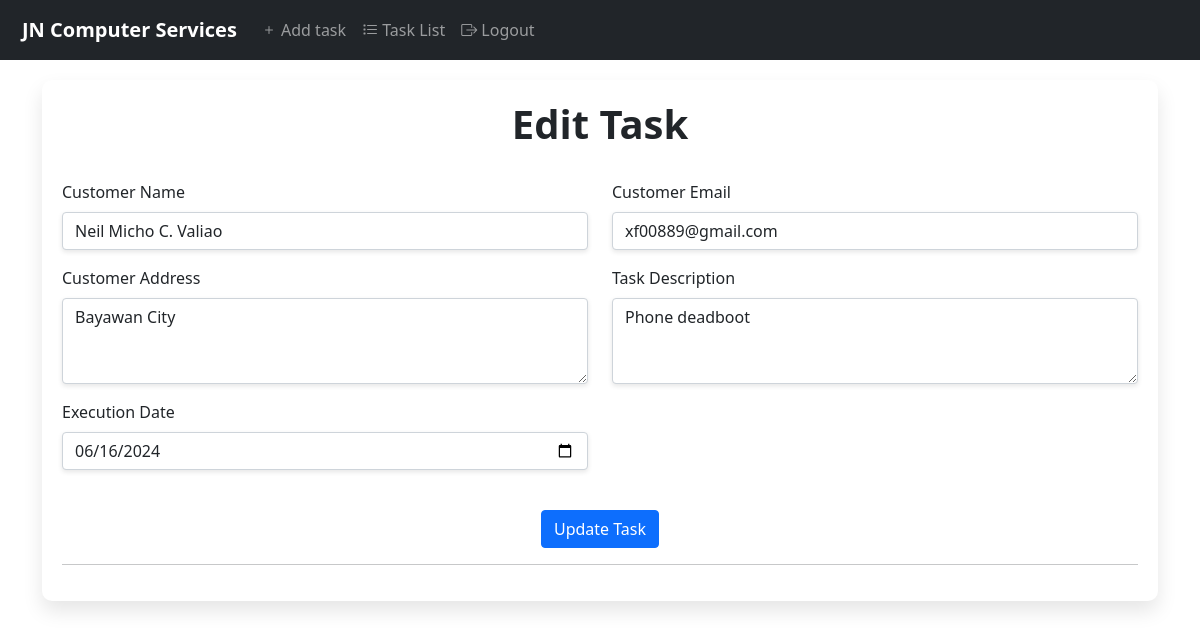
/edit_task_form.php?id=5 (signed in), run on the app's committed database.
### tables this page shows
CREATE TABLE `tasks` (
  `id` int(11) NOT NULL,
  `task_description` varchar(255) NOT NULL,
  `customer_name` varchar(100) NOT NULL,
  `customer_email` varchar(100) NOT NULL,
  `customer_address` varchar(255) NOT NULL,
  `status` varchar(50) NOT NULL,
  `execution_date` date NOT NULL,
  `created_at` timestamp NOT NULL DEFAULT current_timestamp()
);

### edit_task_form.php (the view, shortened to what this page needs)
<!DOCTYPE html>
<html lang="en">
<head>
    <link rel="stylesheet" href="https://stackpath.bootstrapcdn.com/bootstrap/5.0.0-alpha1/css/bootstrap.min.css">
    <link href="https://cdn.jsdelivr.net/npm/bootstrap-icons/font/bootstrap-icons.css" rel="stylesheet">
</head>
<body>
    <nav class="navbar navbar-expand-lg navbar-dark bg-dark sticky-top">
        <div class="container-fluid">
            <a class="navbar-brand" href="tasks.php" style="font-weight: bold;">JN Computer Services</a>
            <div class="collapse navbar-collapse" id="navbarNav">
                <ul class="navbar-nav ml-auto">
                    <li class="nav-item">
                        <a class="nav-link <?php echo basename($_SERVER['PHP_SELF']) == 'index.php' ? 'active' : ''; ?>"
                            href="index.php"><i class="bi bi-plus"></i> Add task</a>
                    </li>
                    <li class="nav-item">
                        <a class="nav-link <?php echo basename($_SERVER['PHP_SELF']) == 'tasks.php' ? 'active' : ''; ?>"
                            href="tasks.php"><i class="bi bi-list-task"></i> Task List</a>
                    </li>
                    <li class="nav-item">
                        <a class="nav-link <?php echo basename($_SERVER['PHP_SELF']) == 'logout.php' ? 'active' : ''; ?>"
                            href="logout.php"><i class="bi bi-box-arrow-right"></i> Logout</a>
                    </li>
                </ul>
            </div>
        </div>
    </nav>
    <div class="container">
        <div class="custom-container">
            <h1 class="text-center" style="font-weight: bold;">Edit Task</h1><br>
            <?php
            include 'db.php';
            $conn = new mysqli($servername, $dbusername, $dbpassword, $dbname);
            if (isset($_GET['id'])) {
                $task_id = $_GET['id'];
                $sql = "SELECT * FROM tasks WHERE id='$task_id'";
                $result = $conn->query($sql);
                if ($result->num_rows > 0) {
                    $row = $result->fetch_assoc();
                    ?>
                    <form id="editTaskForm" action="edit_task.php" method="post">
                        <div class="row">
                            <div class="col-md-6 mb-3">
                                <label for="customer_name" class="form-label">Customer Name</label>
                                <input type="text" class="form-control" id="customer_name" name="customer_name"
                                    value="<?php echo $row['customer_name']; ?>" required>
                            </div>
                            <div class="col-md-6 mb-3">
                                <label for="customer_email" class="form-label">Customer Email</label>
                                <input type="email" class="form-control" id="customer_email" name="customer_email"
                                    value="<?php echo $row['customer_email']; ?>" required>
                            </div>
                        </div>
                        <div class="row">
                            <div class="col-md-6 mb-3">
                                <label for="customer_address" class="form-label">Customer Address</label>
                                <textarea class="form-control" id="customer_address" name="customer_address" rows="3"
                                    required><?php echo $row['customer_address']; ?></textarea>
                            </div>
                            <div class="col-md-6 mb-3">
                                <label for="task_description" class="form-label">Task Description</label>
                                <textarea class="form-control" id="task_description" name="task_description"
                                    rows="3" required><?php echo $row['task_description']; ?></textarea>
                            </div>
                        </div>
                        <div class="row">
                            <div class="col-md-6 mb-3">
                                <label for="execution_date" class="form-label">Execution Date</label>
                                <input type="date" class="form-control" id="execution_date" name="execution_date"
                                    value="<?php echo $row['execution_date']; ?>" required>
                            </div>
                        </div>
                        <br>
                        <div class="center-button">
                            <button type="submit" class="btn btn-primary">Update Task</button>
                        </div>
                    </form>
                    <?php
                } else {
                    echo "Task not found";
                }
            } else {
                echo "Task ID not provided";
            }
            ?>
            <hr>
        </div>
    </div>
</body>
</html>

### edit_task_form.php (style rules this page uses)
.custom-container { margin-top: 20px; margin-bottom: 20px; padding: 20px; box-shadow: 0 10px 20px rgba(0, 0, 0, 0.1); background-color: white; border-radius: 10px; }
.custom-container input.form-control, .custom-container textarea.form-control { box-shadow: 0 2px 5px rgba(0, 0, 0, 0.1); }
.navbar { padding: 10px; }
.sticky-top { top: 0; z-index: 1020; }
.container { margin-top: 20px; margin-bottom: 20px; }
.center-button { display: flex; justify-content: center; }
body { justify-content: center; align-items: center; height: 100vh; background-image: url("img/bg.jpg"); background-size: cover; background-position: center; background-repeat: no-repeat; }

### data on the page
tasks: customer_name "Neil Micho C. Valiao", customer_email "xf00889@gmail.com", customer_address "Bayawan City", task_description "Phone deadboot", execution_date "06/16/2024"
